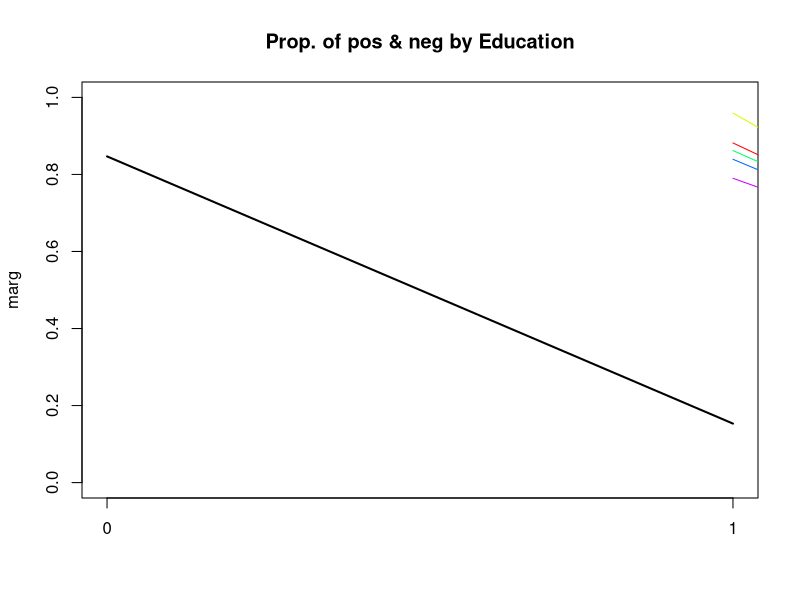
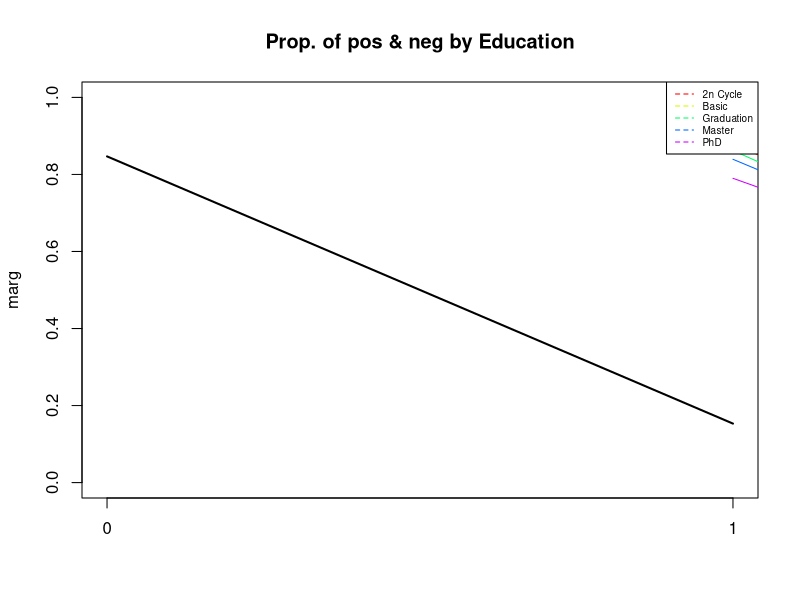
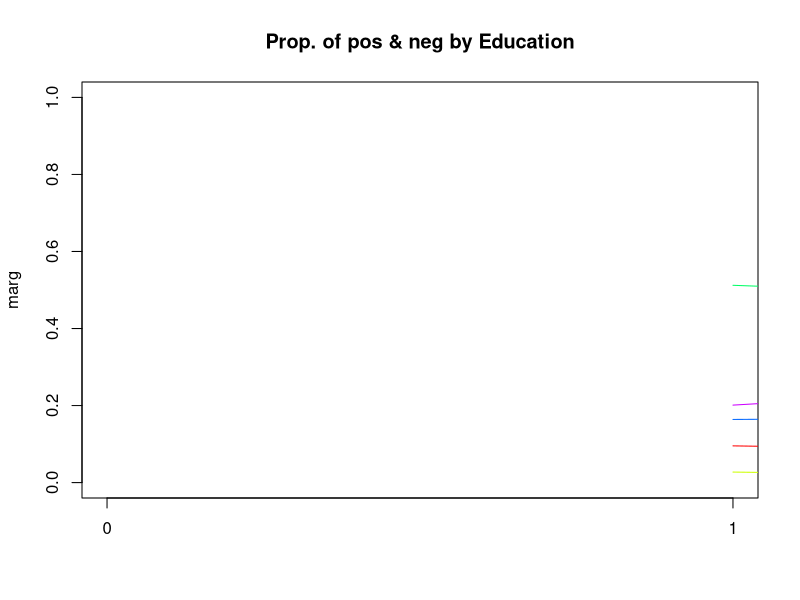
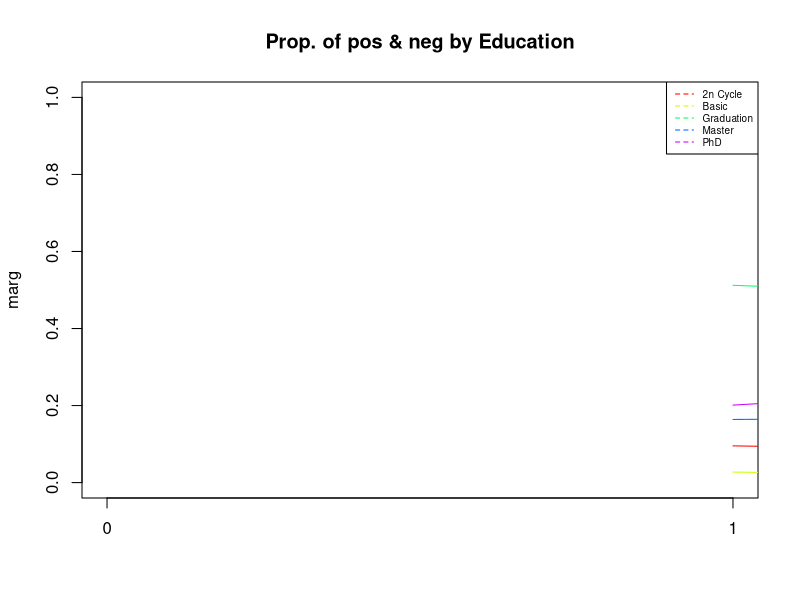
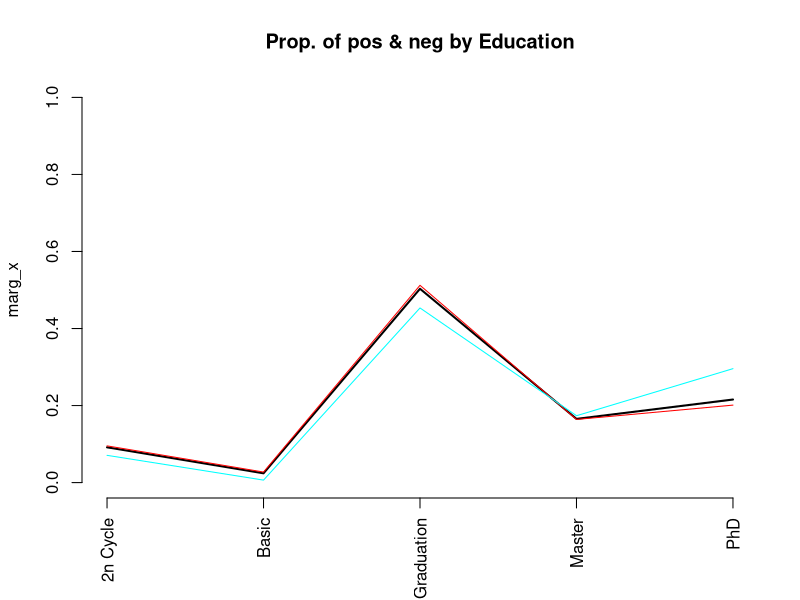
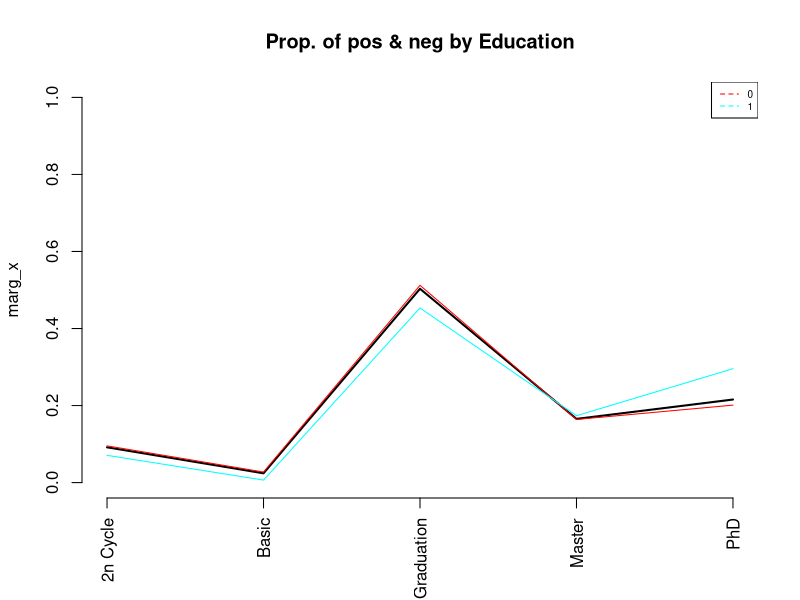
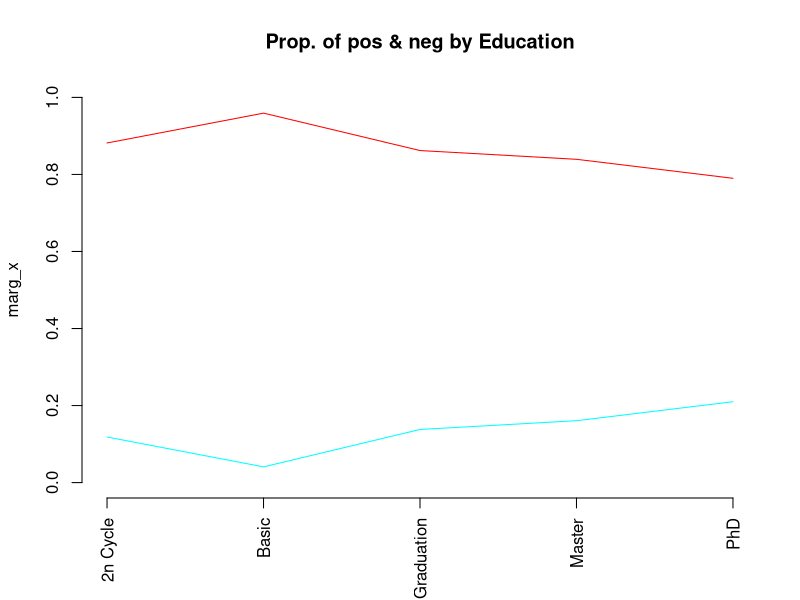
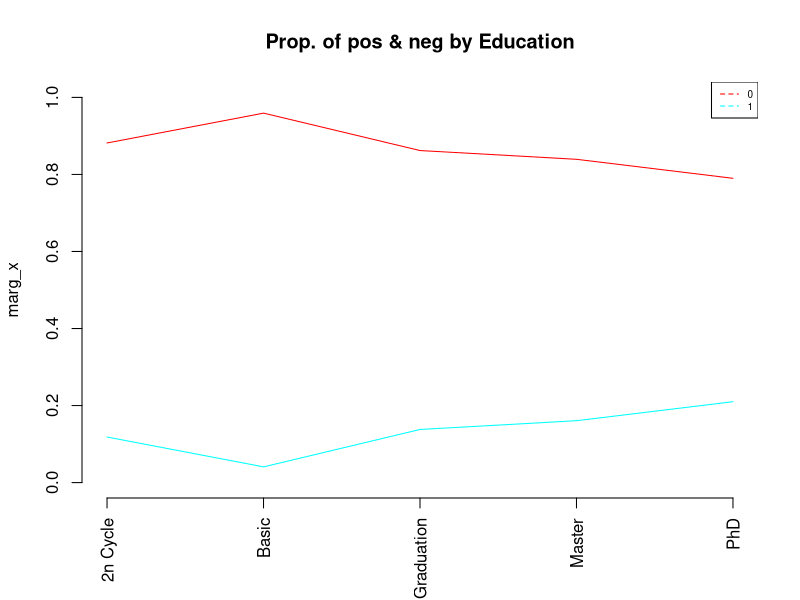

Generate these figures, in order, with R: (Note: this script raises an error after producing the figures.)
# --- CONFIGURACIÓN DE RUTAS Y DATOS ---

# Establece el directorio de trabajo
setwd("C:/Users/Michel/Desktop/UPC/Q5/MD/MD-D4")

# Lee los datos
dd <- read.table("ifood_enriched.csv", header = T, sep = ",", dec = '.')
names(dd)
attach(dd)


# --- FUNCIONES DE ANÁLISIS ---

# Calcula el valor test de la variable Xnum para todas las modalidades del factor P
ValorTestXnum <- function(Xnum, P) {
  # freq dis of fac
  nk <- as.vector(table(P))
  n <- sum(nk)
  # mitjanes x grups
  xk <- tapply(Xnum, P, mean)
  # valors test
  txk <- (xk - mean(Xnum)) / (sd(Xnum) * sqrt((n - nk) / (n * nk)))
  # p-values
  pxk <- pt(txk, n - 1, lower.tail = F)
  for (c in 1:length(levels(as.factor(P)))) {
    if (pxk[c] > 0.5) {
      pxk[c] <- 1 - pxk[c]
    }
  }
  return(pxk)
}


# Calcula el valor test de la variable Xquali para el factor P
ValorTestXquali <- function(P, Xquali) {
  taula <- table(P, Xquali)
  n <- sum(taula)
  pk <- apply(taula, 1, sum) / n
  pj <- apply(taula, 2, sum) / n
  pf <- taula / (n * pk)
  pjm <- matrix(data = pj, nrow = dim(pf)[1], ncol = dim(pf)[2], byrow = TRUE)
  dpf <- pf - pjm
  dvt <- sqrt(((1 - pk) / (n * pk)) %*% t(pj * (1 - pj)))
  
  zkj <- dpf
  zkj[dpf != 0] <- dpf[dpf != 0] / dvt[dpf != 0]
  pzkj <- pnorm(zkj, lower.tail = F)
  for (c in 1:length(levels(as.factor(P)))) {
    for (s in 1:length(levels(Xquali))) {
      if (pzkj[c, s] > 0.5) {
        pzkj[c, s] <- 1 - pzkj[c, s]
      }
    }
  }
  return(list(rowpf = pf, vtest = zkj, pval = pzkj))
}

# Función auxiliar para generar nombres de archivo seguros
make_filename <- function(prefix, var_name, suffix = "") {
  # Reemplaza caracteres no alfanuméricos por guiones bajos
  safe_name <- gsub("[^[:alnum:]_]", "_", var_name)
  # Añade sufijo si se proporciona
  if (suffix != "") {
    suffix <- paste0("_", suffix)
  }
  return(file.path(output_dir, paste0(prefix, "_", safe_name, suffix, ".png")))
}


# --- ANÁLISIS Y GENERACIÓN DE GRÁFICAS ---

dades <- dd
K <- dim(dades)[2]
# Se elimina par(ask=TRUE) para permitir el guardado automático de archivos

# P must contain the class variable
P <- dd$Response
nameP <- "Response"
nc <- length(levels(factor(P)))
pvalk <- matrix(data = 0, nrow = nc, ncol = K, dimnames = list(levels(P), names(dades)))
nameP <- "Response" # El nombre de la clase utilizado en los títulos de las gráficas
n <- dim(dades)[1]

# Define y crea la carpeta de salida para las gráficas, usando el valor final de nameP
output_dir <- paste0("Graficas_", nameP)
if (!dir.exists(output_dir)) {
  dir.create(output_dir)
  cat(paste("Carpeta de salida creada:", output_dir, "\n"))
}

for (k in 1:K) {
  var_name <- names(dades)[k]
  
  if (is.numeric(dades[, k])) {
    # ------------------
    # VARIABLES NUMÉRICAS
    # ------------------
    print(paste("Anàlisi per classes de la Variable:", var_name))
    
    # Gráfica 1: Boxplot
    png(make_filename("boxplot", var_name), width = 800, height = 600)
    boxplot(dades[, k] ~ P, main = paste("Boxplot of", var_name, "vs", nameP), horizontal = TRUE)
    dev.off()
    
    # Gráfica 2: Barplot de Medias
    png(make_filename("mean_barplot", var_name), width = 800, height = 600)
    barplot(tapply(dades[[k]], P, mean), main = paste("Means of", var_name, "by", nameP))
    abline(h = mean(dades[[k]]))
    legend("topright", "global mean", bty = "n")
    dev.off()
    
    # Otros cálculos...
    print("Estadístics per groups:")
    for (s in levels(as.factor(P))) {
      print(summary(dades[P == s, k]))
    }
    o <- oneway.test(dades[, k] ~ P)
    print(paste("p-valueANOVA:", o$p.value))
    kw <- kruskal.test(dades[, k] ~ P)
    print(paste("p-value Kruskal-Wallis:", kw$p.value))
    pvalk[, k] <- ValorTestXnum(dades[, k], P)
    print("p-values ValorsTest: ")
    print(pvalk[, k])
    
  } else {
    if (class(dd[, k]) == "Date") {
      # ------------------
      # VARIABLES TIPO DATE
      # ------------------
      print(summary(dd[, k]))
      print(sd(dd[, k]))
      
      # Gráfica 3: Histograma de Fechas
      png(make_filename("date_hist", var_name), width = 800, height = 600)
      hist(dd[, k], breaks = "weeks", main = paste("Histogram of", var_name, "by weeks"))
      dev.off()
      
    } else {
      # ------------------
      # VARIABLES CUALITATIVAS
      # ------------------
      print(paste("Variable", var_name))
      table <- table(P, dades[, k])
      rowperc <- prop.table(table, 1)
      colperc <- prop.table(table, 2)
      
      # Asegura que sea factor antes de usar levels/attach
      dades[, k] <- as.factor(dades[, k])
      
      marg <- table(as.factor(P)) / n
      print(append("Categories=", levels(as.factor(dades[, k]))))
      
      # [ORIGINAL 1]: Proporciones colperc (condicionadas a la variable de columna dades[,k])
      # Variable de clase (P) en eje de abscisas, líneas para categorías de dades[,k]
      png(make_filename("prop_class_cond_col", var_name, "1"), width = 800, height = 600)
      plot(marg, type = "l", ylim = c(0, 1), main = paste("Prop. of pos & neg by", names(dades)[k]))
      paleta <- rainbow(length(levels(dades[, k])))
      for (c in 1:length(levels(dades[, k]))) {
        lines(colperc[, c], col = paleta[c])
      }
      dev.off()
      
      # [ORIGINAL 2]: Proporciones colperc (con leyenda)
      png(make_filename("prop_class_cond_col", var_name, "2_legend"), width = 800, height = 600)
      plot(marg, type = "l", ylim = c(0, 1), main = paste("Prop. of pos & neg by", names(dades)[k]))
      paleta <- rainbow(length(levels(dades[, k])))
      for (c in 1:length(levels(dades[, k]))) {
        lines(colperc[, c], col = paleta[c])
      }
      legend("topright", levels(dades[, k]), col = paleta, lty = 2, cex = 0.6)
      dev.off()
      
      # [ORIGINAL 3]: Proporciones rowperc (condicionadas a clases P) - Eje de Clase
      png(make_filename("prop_cond_class", var_name, "3"), width = 800, height = 600)
      print(append("Categories=", levels(dades[, k])))
      plot(marg, type = "n", ylim = c(0, 1), main = paste("Prop. of pos & neg by", names(dades)[k]))
      paleta <- rainbow(length(levels(dades[, k])))
      for (c in 1:length(levels(dades[, k]))) {
        lines(rowperc[, c], col = paleta[c])
      }
      dev.off()
      
      # [ORIGINAL 4]: Proporciones rowperc (con leyenda)
      png(make_filename("prop_cond_class", var_name, "4_legend"), width = 800, height = 600)
      plot(marg, type = "n", ylim = c(0, 1), main = paste("Prop. of pos & neg by", names(dades)[k]))
      paleta <- rainbow(length(levels(dades[, k])))
      for (c in 1:length(levels(dades[, k]))) {
        lines(rowperc[, c], col = paleta[c])
      }
      legend("topright", levels(dades[, k]), col = paleta, lty = 2, cex = 0.6)
      dev.off()
      
      # [ORIGINAL 5]: Proporciones rowperc - Eje de Categoría (dades[,k])
      marg_x <- table(dades[, k]) / n
      png(make_filename("prop_cond_class_var_x", var_name, "5"), width = 800, height = 600)
      plot(marg_x, type = "l", ylim = c(0, 1), main = paste("Prop. of pos & neg by", names(dades)[k]), las = 3)
      paleta <- rainbow(length(levels(as.factor(P))))
      for (c in 1:length(levels(as.factor(P)))) {
        lines(rowperc[c, ], col = paleta[c])
      }
      dev.off()
      
      # [ORIGINAL 6]: Proporciones rowperc - Eje de Categoría (con leyenda)
      png(make_filename("prop_cond_class_var_x", var_name, "6_legend"), width = 800, height = 600)
      plot(marg_x, type = "l", ylim = c(0, 1), main = paste("Prop. of pos & neg by", names(dades)[k]), las = 3)
      for (c in 1:length(levels(as.factor(P)))) {
        lines(rowperc[c, ], col = paleta[c])
      }
      legend("topright", levels(as.factor(P)), col = paleta, lty = 2, cex = 0.6)
      dev.off()
      
      # [ORIGINAL 7]: Proporciones colperc (Condicionadas a Columna) - Eje de Categoría (dades[,k])
      png(make_filename("prop_cond_col_var_x", var_name, "7"), width = 800, height = 600)
      plot(marg_x, type = "n", ylim = c(0, 1), main = paste("Prop. of pos & neg by", names(dades)[k]), las = 3)
      paleta <- rainbow(length(levels(as.factor(P))))
      for (c in 1:length(levels(as.factor(P)))) {
        lines(colperc[c, ], col = paleta[c])
      }
      dev.off()
      
      # [ORIGINAL 8]: Proporciones colperc (con leyenda) - Eje de Categoría (dades[,k])
      png(make_filename("prop_cond_col_var_x", var_name, "8_legend"), width = 800, height = 600)
      plot(marg_x, type = "n", ylim = c(0, 1), main = paste("Prop. of pos & neg by", names(dades)[k]), las = 3)
      for (c in 1:length(levels(as.factor(P)))) {
        lines(colperc[c, ], col = paleta[c])
      }
      legend("topright", levels(as.factor(P)), col = paleta, lty = 2, cex = 0.6)
      dev.off()
      
      # Se imprime la tabla (sin gráficas)
      table <- table(dades[, k], P)
      print("Cross Table:")
      print(table)
      print("Distribucions condicionades a columnes:")
      print(colperc)
      
      # [ORIGINAL 9]: Diagramas de barras apiladas (recuentos)
      png(make_filename("stacked_barplot_counts", var_name, "9"), width = 800, height = 600)
      paleta <- rainbow(length(levels(dades[, k])))
      barplot(table(dades[, k], as.factor(P)), beside = FALSE, col = paleta)
      dev.off()
      
      # [ORIGINAL 10]: Diagramas de barras apiladas (con leyenda)
      png(make_filename("stacked_barplot_counts", var_name, "10_legend"), width = 800, height = 600)
      barplot(table(dades[, k], as.factor(P)), beside = FALSE, col = paleta)
      legend("topright", levels(as.factor(dades[, k])), pch = 1, cex = 0.5, col = paleta)
      dev.off()
      
      # [ORIGINAL 11]: Diagramas de barras adosadas (recuentos)
      png(make_filename("grouped_barplot_counts", var_name, "11"), width = 800, height = 600)
      barplot(table(dades[, k], as.factor(P)), beside = TRUE, col = paleta)
      dev.off()
      
      # [ORIGINAL 12]: Diagramas de barras adosadas (con leyenda)
      png(make_filename("grouped_barplot_counts", var_name, "12_legend"), width = 800, height = 600)
      barplot(table(dades[, k], as.factor(P)), beside = TRUE, col = paleta)
      legend("topright", levels(as.factor(dades[, k])), pch = 1, cex = 0.5, col = paleta)
      dev.off()
      
      print("Test de Fisher: ")
      print(fisher.test(dades[, k], as.factor(P), simulate.p.value = TRUE, B = 2000, workspace = 2000000))
      
      print("valorsTest:")
      print(ValorTestXquali(P, dades[, k]))
      # calcular els pvalues de les quali
    }
  }
} # endfor

# Finalización y resumen
for (c in 1:length(levels(as.factor(P)))) {
  if (!is.na(levels(as.factor(P))[c])) {
    print(paste("P.values per class:", levels(as.factor(P))[c]))
    print(sort(pvalk[c, ]), digits = 3)
  }
}

cat(paste("\n¡Proceso completado! Todas las gráficas han sido guardadas en la carpeta:", output_dir, "\n"))
